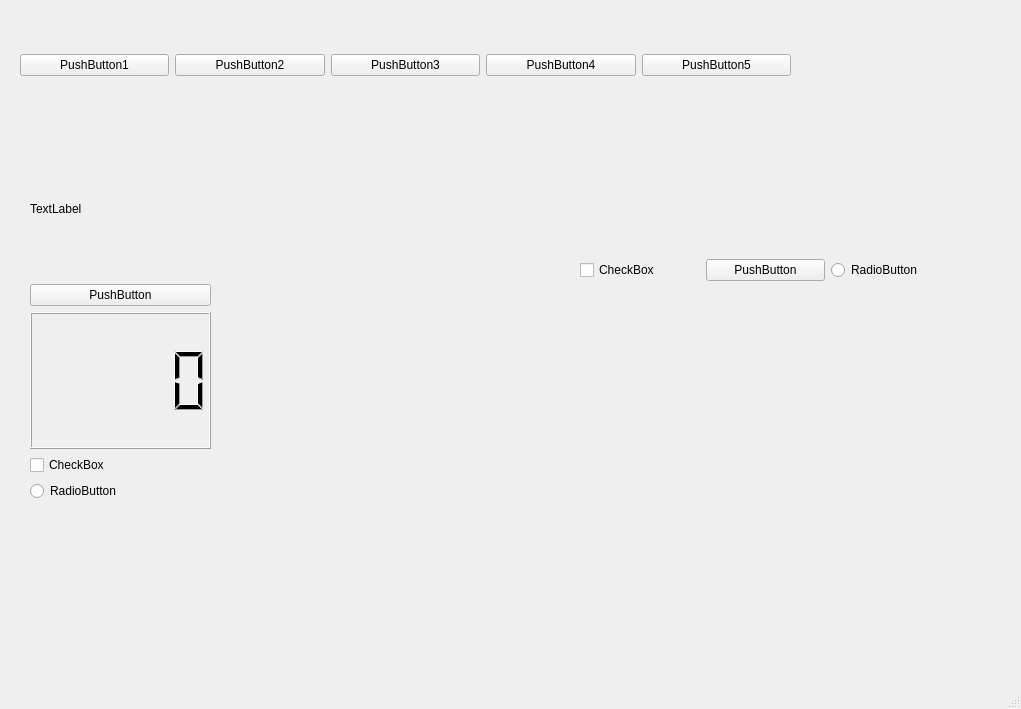
<?xml version="1.0" encoding="UTF-8"?>
<ui version="4.0">
 <class>MainWindow</class>
 <widget class="QMainWindow" name="MainWindow">
  <property name="geometry">
   <rect>
    <x>0</x>
    <y>0</y>
    <width>1021</width>
    <height>709</height>
   </rect>
  </property>
  <property name="windowTitle">
   <string>MainWindow</string>
  </property>
  <widget class="QWidget" name="centralwidget">
   <widget class="QWidget" name="horizontalLayoutWidget">
    <property name="geometry">
     <rect>
      <x>580</x>
      <y>140</y>
      <width>371</width>
      <height>261</height>
     </rect>
    </property>
    <layout class="QHBoxLayout" name="horizontalLayout_2">
     <item>
      <widget class="QCheckBox" name="checkBox">
       <property name="text">
        <string>CheckBox</string>
       </property>
      </widget>
     </item>
     <item>
      <widget class="QPushButton" name="pushButton_6">
       <property name="text">
        <string>PushButton</string>
       </property>
      </widget>
     </item>
     <item>
      <widget class="QRadioButton" name="radioButton">
       <property name="text">
        <string>RadioButton</string>
       </property>
      </widget>
     </item>
    </layout>
   </widget>
   <widget class="QWidget" name="layoutWidget">
    <property name="geometry">
     <rect>
      <x>20</x>
      <y>20</y>
      <width>771</width>
      <height>91</height>
     </rect>
    </property>
    <layout class="QHBoxLayout" name="horizontalLayout">
     <item>
      <widget class="QPushButton" name="pushButton">
       <property name="text">
        <string>PushButton1</string>
       </property>
      </widget>
     </item>
     <item>
      <widget class="QPushButton" name="pushButton_2">
       <property name="text">
        <string>PushButton2</string>
       </property>
      </widget>
     </item>
     <item>
      <widget class="QPushButton" name="pushButton_3">
       <property name="text">
        <string>PushButton3</string>
       </property>
      </widget>
     </item>
     <item>
      <widget class="QPushButton" name="pushButton_4">
       <property name="text">
        <string>PushButton4</string>
       </property>
      </widget>
     </item>
     <item>
      <widget class="QPushButton" name="pushButton_5">
       <property name="text">
        <string>PushButton5</string>
       </property>
      </widget>
     </item>
    </layout>
   </widget>
   <widget class="QWidget" name="layoutWidget">
    <property name="geometry">
     <rect>
      <x>30</x>
      <y>140</y>
      <width>181</width>
      <height>361</height>
     </rect>
    </property>
    <layout class="QVBoxLayout" name="verticalLayout">
     <item>
      <widget class="QLabel" name="label">
       <property name="text">
        <string>TextLabel</string>
       </property>
      </widget>
     </item>
     <item>
      <widget class="QPushButton" name="pushButton_7">
       <property name="text">
        <string>PushButton</string>
       </property>
      </widget>
     </item>
     <item>
      <widget class="QLCDNumber" name="lcdNumber"/>
     </item>
     <item>
      <widget class="QCheckBox" name="checkBox_2">
       <property name="text">
        <string>CheckBox</string>
       </property>
      </widget>
     </item>
     <item>
      <widget class="QRadioButton" name="radioButton_2">
       <property name="text">
        <string>RadioButton</string>
       </property>
      </widget>
     </item>
    </layout>
   </widget>
  </widget>
  <widget class="QMenuBar" name="menubar">
   <property name="geometry">
    <rect>
     <x>0</x>
     <y>0</y>
     <width>1021</width>
     <height>23</height>
    </rect>
   </property>
  </widget>
  <widget class="QStatusBar" name="statusbar"/>
 </widget>
 <resources/>
 <connections/>
</ui>
